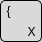
              <widget class="QWidget" name="key_l_bracket" native="true">
               <property name="minimumSize">
                <size>
                 <width>42</width>
                 <height>42</height>
                </size>
               </property>
               <property name="maximumSize">
                <size>
                 <width>42</width>
                 <height>42</height>
                </size>
               </property>
               <property name="styleSheet">
                <string notr="true">border: 1px solid black;
background-color: #D9D9D9; 
border-radius: 5px;
 color: black; 
</string>
               </property>
               <layout class="QGridLayout" name="gridLayout_10" rowstretch="0,0,0,0" columnstretch="0,0,0">
                <property name="leftMargin">
                 <number>0</number>
                </property>
                <property name="topMargin">
                 <number>0</number>
                </property>
                <property name="rightMargin">
                 <number>0</number>
                </property>
                <property name="bottomMargin">
                 <number>0</number>
                </property>
                <property name="spacing">
                 <number>0</number>
                </property>
                <item row="3" column="2">
                 <widget class="QLabel" name="label_37">
                  <property name="styleSheet">
                   <string notr="true">border: none;  background: transparent</string>
                  </property>
                  <property name="text">
                   <string>  Х</string>
                  </property>
                 </widget>
                </item>
                <item row="3" column="0">
                 <widget class="QLabel" name="label_39">
                  <property name="styleSheet">
                   <string notr="true">border: none; background: transparent</string>
                  </property>
                  <property name="text">
                   <string/>
                  </property>
                 </widget>
                </item>
                <item row="2" column="0">
                 <widget class="QLabel" name="label_40">
                  <property name="styleSheet">
                   <string notr="true">border: none;  background: transparent</string>
                  </property>
                  <property name="text">
                   <string>  {</string>
                  </property>
                 </widget>
                </item>
               </layout>
              </widget>
